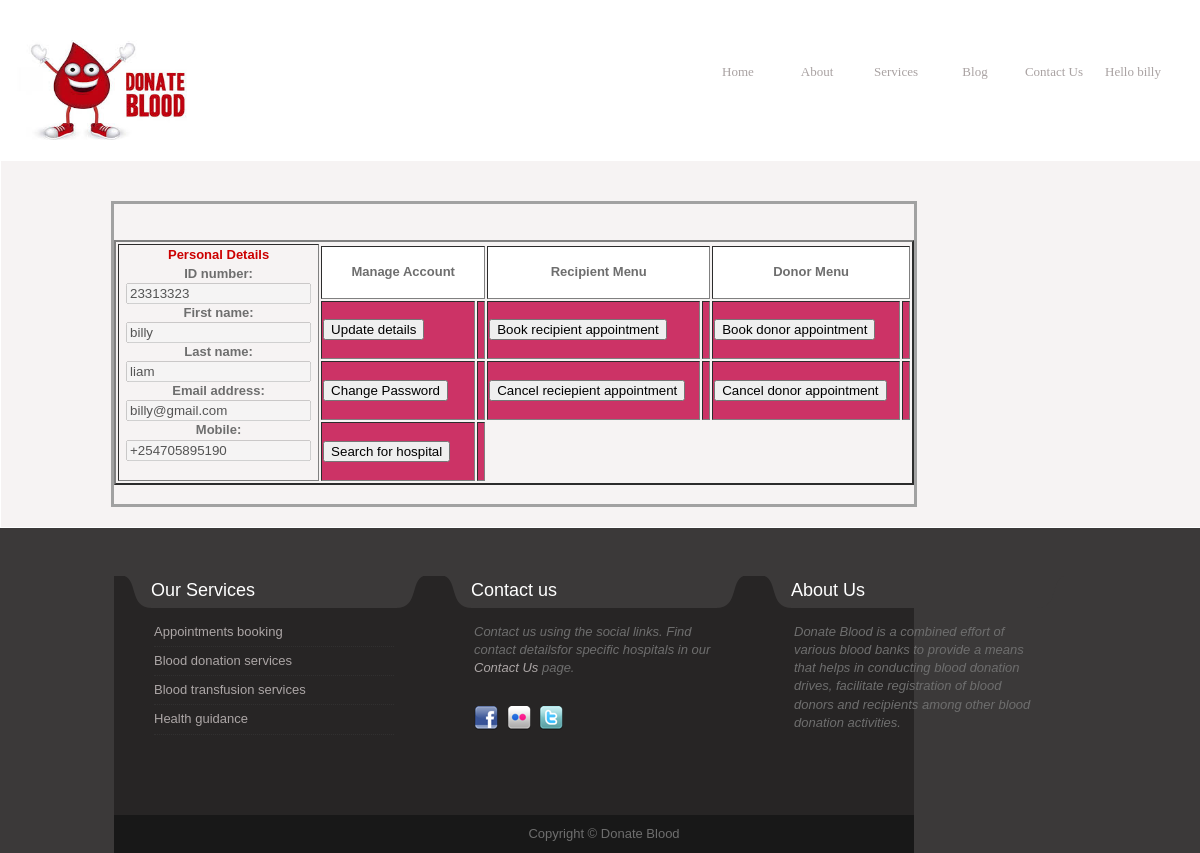
Screenshot of /menu/userlogincon.php (signed in) with the database file from the repository.
### tables this page shows
CREATE TABLE IF NOT EXISTS `users` (
  `firstName` varchar(50) NOT NULL,
  `lastName` varchar(50) NOT NULL,
  `idNumber` int(10) NOT NULL,
  `mobile` varchar(100) NOT NULL,
  `email` varchar(50) NOT NULL,
  `userType` varchar(50) NOT NULL,
  `password` varchar(50) NOT NULL
);

### menu/functions.php (called while the page is built, shortened)
<?php
function logged_in(){
   if(isset($_SESSION['email']) || isset($_COOKIE['email'])){
    return true;
   }else{
    return false;
   }
}
?>

### menu/userlogincon.php (the view, shortened to what this page needs)
<?php
include_once 'init.php';
include ("functions.php");
if (logged_in()) {
  $email=$_SESSION['email'];
  $sql=$con->query("SELECT * FROM users WHERE email='$email'");
  $return=mysqli_fetch_assoc($sql);
?>
<!DOCTYPE html PUBLIC "-//W3C//DTD XHTML 1.0 Transitional//EN" "http://www.w3.org/TR/xhtml1/DTD/xhtml1-transitional.dtd">
<html xmlns="http://www.w3.org/1999/xhtml">
<head>
<link href="/finaldonate/css/templatemo_style.css" rel="stylesheet" type="text/css" />
<link rel="stylesheet" href="/finaldonate/css/slimbox2.css" type="text/css" media="screen" />
<link rel="stylesheet" type="text/css" href="/finaldonate/css/ddsmoothmenu.css" />
</head>
<body id="subpage">
<div id="templatemo_header_wrapper">
  <div id="site_title">
  <a href="/finaldonate/index.php?lang=en&amp;style=style-default"
              class="appbrand pull-left"><img src="/finaldonate/images/blood2.jpg" width="200" height="100"></a>
  </div>
      <div id="templatemo_menu" class="ddsmoothmenu">
        <ul>
            <li><a href="/finaldonate/index.php">Home</a></li>
            <li><a href="/finaldonate/about.php" >About</a></li>
      <li><a href="/finaldonate/services.php">Services</a></li>
            <li><a href="/finaldonate/blog.php" >Blog</a></li>
            <li><a href="/finaldonate/contact.php" >Contact Us</a></li>
       <?php if(logged_in()){ ;?>
                <li class="dropdown">
           <a href="#" class="dropdown-toggle" data-toggle="dropdown"> Hello <?php echo $return['firstName'];?>
           </a>
         </li>
             <?php }else{ ;?>
          <li><a href="login.php">Login</a></li>
        <?php } ;?>
        </ul>
        <br style="clear: left" />
    </div>
</div>
<div id="templatemo_main">
<div id="inputs" style="width:800px; height:300px; margin-left:100px; border:3px solid #a1a1a1">
<table width="800" height:300px; border="2" align="center" >
  <tr>
    <th colspan="2" rowspan="7" scope="col">
<form id="form1" name="form1" method="post" action="">
<span class="style4">Personal Details</span><br/>
ID number:<br/>
  <input name="idNumber" type="text" maxlength="8" id="idNumber" value="<?php echo $return['idNumber']; ?>" disabled>
  <br/>
First name:<br/>
<input name="firstname" type="text" maxlength="20" id="firstname" value="<?php echo $return['firstName']; ?>"disabled>
<br/>
Last name:<br/>
<input name="lastname" type="text" maxlength="20" id="lastname" value="<?php echo $return['lastName']; ?>"disabled>
<br/>
Email address:<br/>
<input name="email" type="text" maxlength="50" id="email" value="<?php echo $return['email']; ?>"disabled>
<br/>
Mobile:<br/>
<input name="mobile" type="text" maxlength="10" id="mobile" value="<?php echo $return['mobile']; ?>"disabled>
<br/>
<br/>
</form>
</th>
</tr>
<tr>
    <th colspan="2" bgcolor="#FFFFFF" scope="col"><span class="style9">Manage Account</span></th>
    <th colspan="2" bgcolor="#FFFFFF" scope="col"><span class="style9">Recipient Menu </span></th>
      <th colspan="2" bgcolor="#FFFFFF" scope="col"><span class="style9">Donor Menu</span></th>
  </tr>
  <tr>
    <td width="150" bgcolor="#CC3366"><input name="update" type="submit" id="update" value="Update details"  onclick="location.href='/finaldonate/menu/userupdate.php'"/></td>
    <td bgcolor="#CC3366">&nbsp;</td>
    <td bgcolor="#CC3366"><input name="appointment" type="submit" id="appointment" value="Book recipient appointment" onclick="location.href='/finaldonate/appointments/recipientsappointments.php'"/></td>
    <td bgcolor="#CC3366">&nbsp;</td>
    <td bgcolor="#CC3366"><input name="appointment" type="submit" id="appointment" value="Book donor appointment" onclick="location.href='/finaldonate/appointments/donorsappointments.php'"/></td>
    <td bgcolor="#CC3366">&nbsp;</td>
  <tr>
    <td bgcolor="#CC3366"><input name="password" type="submit" id="password" value="Change Password" onclick="location.href='/finaldonate/password/userpassword.php'"/></td>
    <td bgcolor="#CC3366">&nbsp;</td>
    <td bgcolor="#CC3366"><input name="cancel" type="submit" id="cancel" value="Cancel reciepient appointment" onclick="location.href='/finaldonate/appointments/recipientscancel.php'"/></td>
    <td bgcolor="#CC3366">&nbsp;</td>
    <td bgcolor="#CC3366"><input name="cancel" type="submit" id="cancel" value="Cancel donor appointment" onclick="location.href='/finaldonate/appointments/donorscancel.php'"/></td>
    <td bgcolor="#CC3366">&nbsp;</td>
  </tr>
  <tr>
   <td bgcolor="#CC3366"><input name="hospital" type="submit" id="hospital" value="Search for hospital" onclick="location.href='/finaldonate/hospitals/searchhospital.php'"/></td>
    <td bgcolor="#CC3366">&nbsp;</td>
  </tr>
  </tr>
  <br/>
</table>
<br/>
<br/>
<br/>
<br/>
<br/>
<div id="templatemo_bottom_wrapper">
    <div id="templatemo_bottom">
    	<div class="col one_third">
        	<h4><span></span>Our Services</h4>
            <div class="bottom_box">
                <ul class="footer_list">
                    <li><a href="/finaldonate/services.php">Appointments booking</a></li>
                    <li><a href="/finaldonate/services.php">Blood donation services</a></li>
                    <li><a href="/finaldonate/services.php">Blood transfusion services</a></li>
                    <li><a href="/finaldonate/services.php">Health guidance</a></li>
                </ul>
			</div>
        </div>
        <div class="col one_third">
        	<h4><span></span>Contact us</h4>
            <div class="bottom_box">
			 <p><em> Contact us using the social links. Find contact detailsfor specific hospitals in our <a href="/finaldonate/contact.html">Contact Us</a> page. </em></p><br />
                <div class="footer_social_button">
                    <a href="#"><img src="/finaldonate/images/facebook.png" title="facebook" alt="facebook" /></a>
                    <a href="#"><img src="/finaldonate/images/flickr.png" title="flickr" alt="flickr" /></a>
                    <a href="#"><img src="/finaldonate/images/twitter.png" title="twitter" alt="twitter" /></a>
                </div>
			</div>
        </div>
        <div class="col one_third no_margin_right">
        	<h4><span></span>About Us</h4>
            <div class="bottom_box">
                <p><em> Donate Blood is a combined effort of various blood banks to provide a means that
                helps in conducting blood donation drives, facilitate registration of blood
                donors and recipients among other blood donation activities.</em></p><br />
            </div>
        </div>
    </div>
</div>
<div id="templatemo_footer_wrapper">
    <div id="templatemo_footer">
    	Copyright © Donate Blood
    </div>
</div>
</body>
</html>
<?php
}else{
  header("location:login.php");
  exit();
}
?>

### css/templatemo_style.css (style rules this page uses)
body { margin: 0; padding: 0; color: #6e6e6e; font-family: Tahoma, Geneva, sans-serif; font-size: 13px; line-height: 1.4em; background-color: #3b3939; background-repeat: repeat-x; background-position: top; }
#subpage { background-image: url(../images/templatemo_bg_subpage.jpg); }
a, a:link, a:visited { color: #7f0d0d; font-weight: normal; text-decoration: none; }
p { margin: 0 0 10px 0; padding: 0; }
img { border: none; }
h1, h2, h3, h4, h5, h6 { color: #2c2c2c; font-weight: normal; }
h4 { font-size: 18px; margin: 0 0 15px; padding: 0; }
#templatemo_header_wrapper { width: 100%; margin: 0 auto; padding: 40px 10px 20px; background-color: white; }
#templatemo_main { width: 100%; margin: 0 auto; padding: 40px 10px 20px; background: #f6f3f3; border: 1px solid #fff; margin-bottom: 40px; }
#templatemo_bottom_wrapper { width: 100%; background: #272525; }
#templatemo_bottom { width: 960px; margin: 0 auto; padding: 0 10px 20px; }
#templatemo_footer_wrapper { width: 100%; background: #181818; }
#templatemo_footer { width: 960px; margin: 0 auto; padding: 10px; text-align: center; }
#site_title { float: left; padding-right: 50px; }
#templatemo_menu { float: right; padding-right: 40px; margin-bottom: 10px; }
#templatemo_bottom h4 { display: block; position: relative; height: 27px; padding-top: 5px; margin-left: 27px; color: #fff; background:url(../images/templatemo_footer_header_right.png) no-repeat right }
#templatemo_bottom h4 span { position: absolute; top: 0; left: -27px; width: 27px; height: 32px; background: url(../images/templatemo_footer_header_left.png) no-repeat left; }
#templatemo_bottom .bottom_box { padding: 0 30px; }
#templatemo_bottom a { color: #aca6a6; }
.footer_list { margin: 0; padding: 0; list-style: none; }
.footer_list li { margin: 0 0 5px; padding: 0 0 5px; border-bottom: 1px dotted #313030; }
.footer_list li a { color: #aca6a6; }
.footer_social_button { clear: both; margin-bottom: 40px; }
.footer_social_button a { margin-right: 5px; }
.col { float: left; margin: 0 20px 20px 0; }
#sidebar, .one_third { width: 300px; }
.no_margin_right { margin-right: 0; }

### css/ddsmoothmenu.css (style rules this page uses)
.ddsmoothmenu { margin-top: 20px }
.ddsmoothmenu ul { z-index:100; margin: 0; padding: 0; list-style-type: none; }
.ddsmoothmenu ul li { position: relative; display: inline; float: left; }
.ddsmoothmenu ul li a { display: block; height: 23px; width: 74px; margin-left: 5px; line-height: 23px; font-size: 13px; font-family: Georgia, "Times New Roman", Times, serif; color: #a9a2a2; text-align: center; text-decoration: none; font-weight: 400; outline: none; }

### menu/userlogincon.php (style rules this page uses)
html { overflow-x:hidden; }
.style4 { color: #CC0000 }

### rows the page displays
users: firstName "billy", idNumber "23313323", firstname "billy", lastname "liam", email "billy@gmail.com", mobile "+254705895190"
